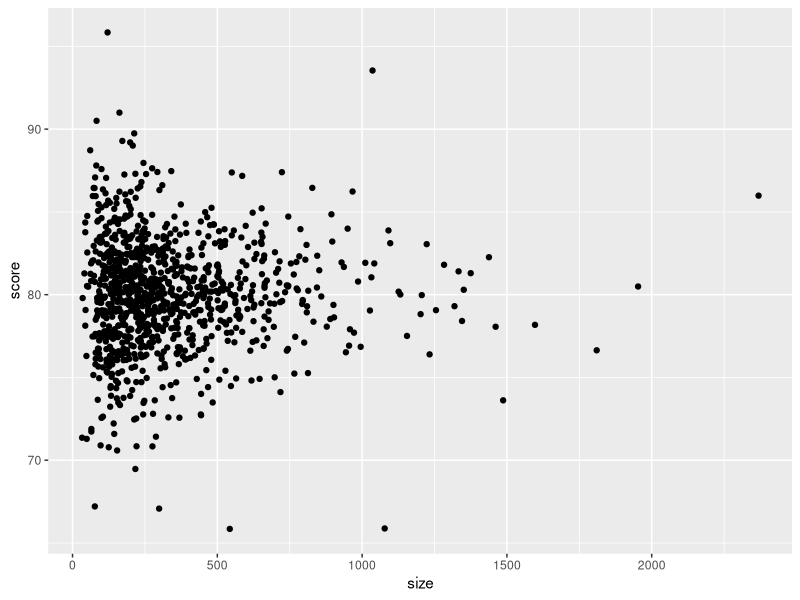
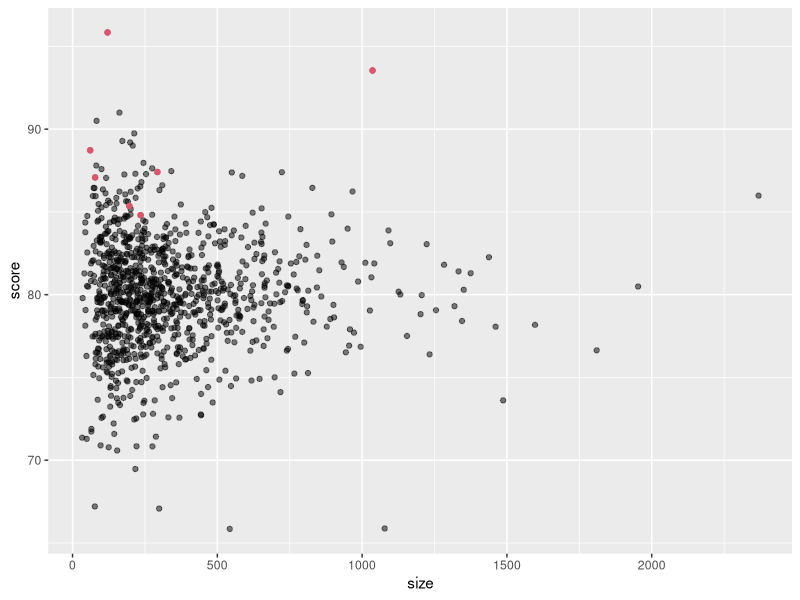
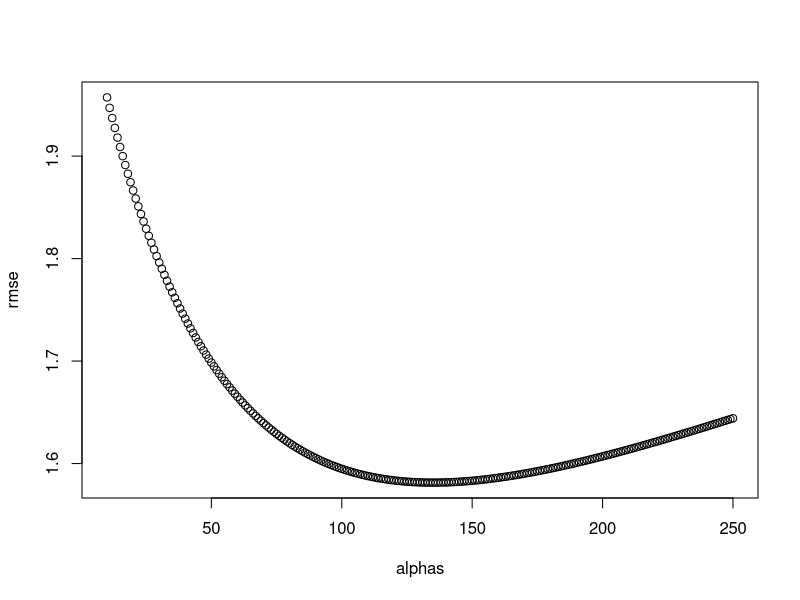
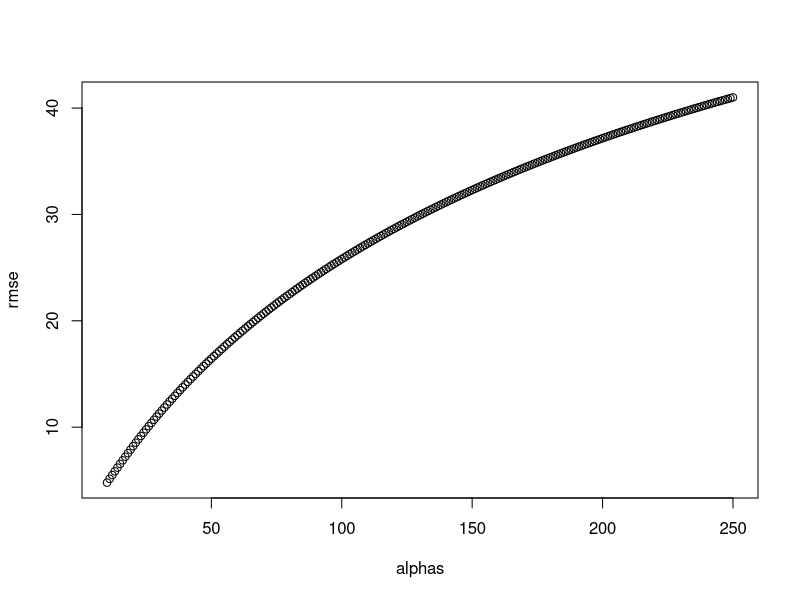

R code for these plots, in order:
library(dslabs)
library(tidyverse)
library(caret)
# setup code
options(digits = 7)

set.seed(1986) #for R 3.5 or earlier
#if using R 3.6 or later, use `set.seed(1986, sample.kind="Rounding")` instead
n <- round(2^rnorm(1000, 8, 1))

set.seed(1) #for R 3.5 or earlier
#if using R 3.6 or later, use `set.seed(1, sample.kind="Rounding")` instead
mu <- round(80 + 2*rt(1000, 5))
range(mu)
schools <- data.frame(id = paste("PS",1:1000),
                      size = n,
                      quality = mu,
                      rank = rank(-mu))

# top 10 schools
schools %>% top_n(10, quality) %>% arrange(desc(quality))

# simulate student test scores
set.seed(1) #for R 3.5 or earlier
#if using R 3.6 or later, use `set.seed(1, sample.kind="Rounding")` instead
mu <- round(80 + 2*rt(1000, 5))

scores <- sapply(1:nrow(schools), function(i){
  scores <- rnorm(schools$size[i], schools$quality[i], 30)
  scores
})
schools <- schools %>% mutate(score = sapply(scores, mean))
head(schools)

# Question 1
str(schools)
class(schools)
head(schools)

schools %>%
  arrange(desc(score)) %>%
  top_n(10, score)

# answer code
schools %>% top_n(10, score) %>% arrange(desc(score)) %>% select(id, size, score)

# question 2
#overall
schools %>%
  summarise(median_size = median(size))
#top 10 schools
schools %>%
  top_n(10, score) %>%
  summarise(median_size = median(size))

# Question 3
schools %>%
  arrange(desc(score)) %>%
  top_n(-10, score) %>%
  summarise(median_size = median(size))

# Question 4
score_10th <- schools %>% arrange(desc(quality)) %>% select(score) %>% .[10,]

schools %>% 
  mutate(quality_top_10 = ifelse(quality >= score_10th,1,0)) %>%
  ggplot(aes(size, score)) + 
  geom_point()

# Answer code
schools %>% ggplot(aes(size, score)) +
  geom_point(alpha = 0.5) +
  geom_point(data = filter(schools, rank<=10), col = 2)

# Question 5
overall <- mean(sapply(scores, mean))
alpha <- 25

fun <- function(x){
  sum(x - overall)/(length(x) + alpha)
  }

scores_reg <- sapply(scores, fun)
str(scores_reg)

schools_reg <- schools %>%
  bind_cols(scores_reg) %>%
  rename(b_i = ...6) %>%
  mutate(score_reg = overall + b_i)
str(schools_reg)

schools_reg %>%
  arrange(desc(score_reg)) %>%
  head(10)

# answer code (mine is more step by step, same thing)
alpha <- 25
score_reg <- sapply(scores, function(x)  overall + sum(x-overall)/(length(x)+alpha))
schools %>% mutate(score_reg = score_reg) %>%
  top_n(10, score_reg) %>% arrange(desc(score_reg))

# Question 6
alpha_6 <- seq(10, 250)

sum_only_6 <- sapply(scores, function(x){
  s_i <- sum(x - overall)
  s_i
})

no_scores_6 <- sapply(scores, function(x){
  n_i <- length(x)
})
head(no_scores_6)

sum_only_and_no <- bind_cols(sum_only_6, no_scores_6) %>%
  rename(s = ...1, n = ...2)
head(sum_only_and_no)

schools_reg_6 <- bind_cols(schools, sum_only_and_no) 
head(schools_reg_6)

fun_6 <- function(alpha) {
  predictions <- schools_reg_6 %>%
    mutate(b_i = s/(n+alpha)) %>%
    mutate(pred = overall + b_i)
  rmse <- sqrt(1/1000 * sum((predictions$quality - predictions$pred)^2))
  rmse
}
fun_6(25)
rmse <- sapply(alpha_6, fun_6)
bind_cols(alpha_6, rmse) %>%
  rename(alpha = ...1, rmse = ...2) %>%
  arrange(rmse) 

# Answer code
alphas <- seq(10,250)
rmse <- sapply(alphas, function(alpha){
  score_reg <- sapply(scores, function(x) overall+sum(x-overall)/(length(x)+alpha))
  sqrt(mean((score_reg - schools$quality)^2))
})
plot(alphas, rmse)
alphas[which.min(rmse)]

# question 7 
alpha <- 135

scores_reg_7 <- sapply(scores, fun)
str(scores_reg_7)

schools_reg_7 <- schools %>%
  bind_cols(scores_reg_7) %>%
  rename(b_i = ...6) %>%
  mutate(score_reg = overall + b_i)
str(schools_reg_7)

schools_reg_7 %>%
  arrange(desc(score_reg)) %>%
  head(10)

# answer code
alpha <- alphas[which.min(rmse)]  
score_reg <- sapply(scores, function(x)
  overall+sum(x-overall)/(length(x)+alpha))
schools %>% mutate(score_reg = score_reg) %>%
  top_n(10, score_reg) %>% arrange(desc(score_reg))


# Question 8

alphas <- seq(10,250)
rmse <- sapply(alphas, function(alpha){
  score_reg <- sapply(scores, function(x) sum(x)/(length(x)+alpha))
  sqrt(mean((score_reg - schools$quality)^2))
})
plot(alphas, rmse)
alphas[which.min(rmse)]
